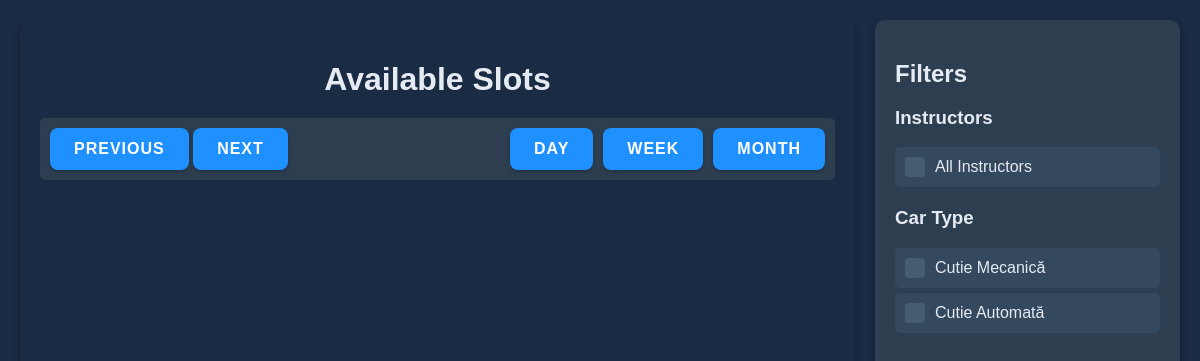
The app's page /bookings/, older data.
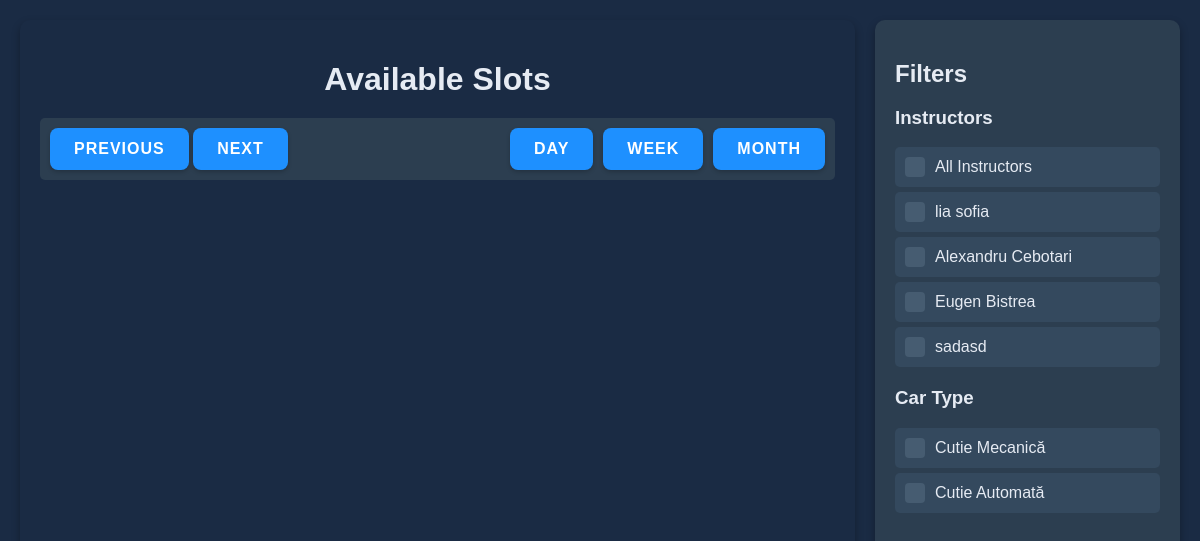
The same page, newer data.
### instructors/models.py (models this page shows, shortened)
class Instructor(models.Model):
    user = models.OneToOneField(CustomUser, on_delete=models.CASCADE)
    name = models.CharField(max_length=100)
    profile_picture = models.ImageField(upload_to='instructor_profiles/', blank=True, null=True)

### bookings/views.py (the view, shortened to what this page needs)
# urls.py: path('', calendar_view, name='calendar'),
def calendar_view(request):
    instructors = Instructor.objects.all()
    available_slots = TimeSlot.objects.filter(is_booked=False).values(
        'id', 'date', 'start_time', 'end_time', 'car_type', 'instructor__name'
    )
    available_slots = [
        {
            'id': slot['id'],
            'date': slot['date'].isoformat(),
            'start_time': slot['start_time'].strftime('%H:%M'),
            'end_time': slot['end_time'].strftime('%H:%M'),
            'car_type': slot['car_type'],
            'instructor_name': slot['instructor__name'],
        }
        for slot in available_slots
    ]
    return render(request, 'bookings/calendar.html', {
        'instructors': instructors,
        'available_slots': available_slots,
    })

### bookings/templates/bookings/calendar.html (shortened to what this page needs)
<!DOCTYPE html>
<html lang="en">
<head>
</head>
<body>
    <div class="container">
        <div class="calendar">
            <h1>Available Slots</h1>
            <div class="header-controls">
                <div>
                    <button id="prev">Previous</button>
                    <button id="next">Next</button>
                </div>
                <div class="view-buttons">
                    <button id="dayView">Day</button>
                    <button id="weekView">Week</button>
                    <button id="monthView">Month</button>
                </div>
            </div>
        </div>
        <div class="filter-column">
            <h2>Filters</h2>
            <div class="filter-section">
                <h3>Instructors</h3>
                <label class="filter-label">
                    <span></span>
                    All Instructors
                </label>
                {% for instructor in instructors %}
                    <label class="filter-label">
                        <span></span>
                        {{ instructor.name }}
                    </label>
                {% endfor %}
            </div>
            <div class="filter-section">
                <h3>Car Type</h3>
                <label class="filter-label">
                    <span></span>
                    Cutie Mecanică
                </label>
                <label class="filter-label">
                    <span></span>
                    Cutie Automată
                </label>
            </div>
        </div>
    </div>
</body>
</html>

Row changes from the older to the newer data that the page shows:
added Instructor: name "lia sofia"
added Instructor: name "Alexandru Cebotari"
added Instructor: name "Eugen Bistrea"
added Instructor: name "sadasd"
